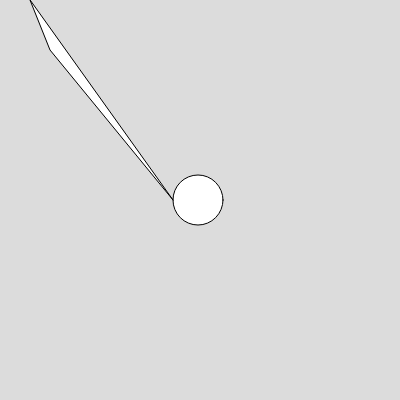
Frame 1 (no input)
Frame 60 (no input): identical to frame 1, image omitted
Frame 120 (the mouse pressed at the canvas centre since frame 60): identical to frame 1, image omitted

The p5.js sketch that drew this single still picture (run headless with seeded random() and noise() and a simulated clock; from frame 60 on, the mouse is pressed at the canvas centre):

// p5.js sketch
// ── sketch.js
function setup() {
  createCanvas(400, 400);
}

function draw() {
  background(220);
  circle (198, 200, 50);
  triangle (173, 200, 50, 50, 30, 0)
  
}
